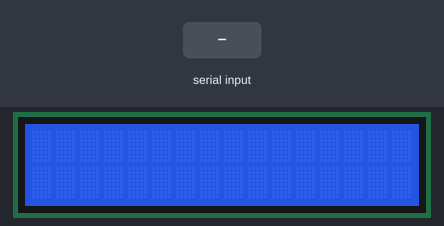
Bench run of a sketch on a simulated Arduino Uno, built with avr-gcc and run on an emulated ATmega328P. Parts: 16×2 character LCD. Inputs (shaded band) come from the test bench.

Above: at 1.2 s.
1.3 s: "1" received over Serial
At 3.1 s:
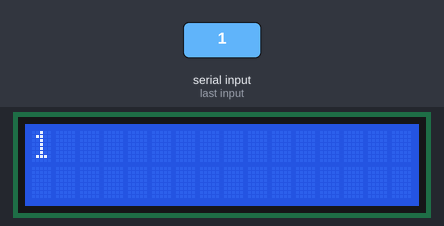
4.3 s: "0" received over Serial
At 5.8 s:
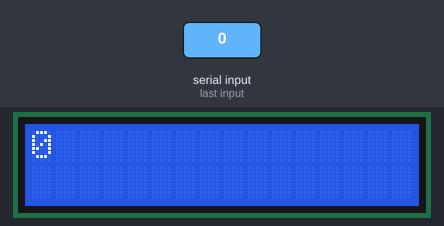
Timing chart, 0 to 7.3 s (numbered marks = the images above; inputs shaded):
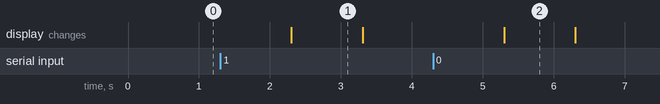

Measured:
- after the input at 1.3 s, the display: changes after 1.0 s (image 1)
- after the input at 4.3 s, the display: changes after 1.0 s (image 2)
- what the display in image 1 shows lasts 1.0 s, from 2.3 s to 3.3 s

The sketch:

main.ino
```cpp
#include <LiquidCrystal.h>
String prev = "";
const int button = 2;
int buttonState = 0;
const int led = 3;

// initialize the library with the numbers of the interface pins
LiquidCrystal lcd(7, 8, 9, 10, 11, 12);

void setup()
{
    Serial.begin(9600);
    // set up the LCD's number of columns and rows:
    lcd.begin(16, 2);
    lcd.setCursor(0,0);
}

void loop(){
    printLCD(prev);
    String cur = Serial.readString();
    if (cur != prev) {
        prev = cur;
        lcd.clear();
    }
}

void printLCD(String cur) {
    char chars[sizeof(cur)];
    cur.toCharArray(chars, sizeof(cur));
    String l1 = cur.substring(0, cur.indexOf("    "));
    String l2 = cur.substring(cur.indexOf("    ") + 4);
    lcd.setCursor(0, 0);
    lcd.print(l1);
    lcd.setCursor(0, 1);
    lcd.print(l2);
}
```
